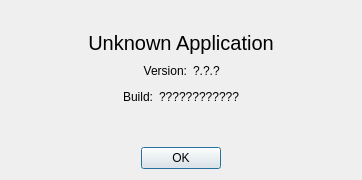
<?xml version="1.0" encoding="UTF-8"?>
<ui version="4.0">
 <class>QtVersionForm</class>
 <widget class="QDialog" name="QtVersionForm">
  <property name="geometry">
   <rect>
    <x>0</x>
    <y>0</y>
    <width>362</width>
    <height>180</height>
   </rect>
  </property>
  <property name="windowTitle">
   <string/>
  </property>
  <property name="modal">
   <bool>true</bool>
  </property>
  <layout class="QVBoxLayout" name="verticalLayout">
   <item>
    <widget class="QLabel" name="imageLabel">
     <property name="text">
      <string/>
     </property>
     <property name="alignment">
      <set>Qt::AlignCenter</set>
     </property>
    </widget>
   </item>
   <item>
    <widget class="QLabel" name="nameLabel">
     <property name="font">
      <font>
       <pointsize>15</pointsize>
      </font>
     </property>
     <property name="text">
      <string>Unknown Application</string>
     </property>
     <property name="alignment">
      <set>Qt::AlignCenter</set>
     </property>
    </widget>
   </item>
   <item>
    <layout class="QHBoxLayout">
     <item>
      <spacer>
       <property name="orientation">
        <enum>Qt::Horizontal</enum>
       </property>
       <property name="sizeHint" stdset="0">
        <size>
         <width>40</width>
         <height>20</height>
        </size>
       </property>
      </spacer>
     </item>
     <item>
      <widget class="QLabel" name="label">
       <property name="text">
        <string>Version:</string>
       </property>
       <property name="alignment">
        <set>Qt::AlignRight|Qt::AlignTrailing|Qt::AlignVCenter</set>
       </property>
      </widget>
     </item>
     <item>
      <widget class="QLabel" name="versionLabel">
       <property name="text">
        <string>?.?.?</string>
       </property>
      </widget>
     </item>
     <item>
      <spacer>
       <property name="orientation">
        <enum>Qt::Horizontal</enum>
       </property>
       <property name="sizeHint" stdset="0">
        <size>
         <width>40</width>
         <height>20</height>
        </size>
       </property>
      </spacer>
     </item>
    </layout>
   </item>
   <item>
    <layout class="QHBoxLayout" name="_2">
     <item>
      <spacer>
       <property name="orientation">
        <enum>Qt::Horizontal</enum>
       </property>
       <property name="sizeHint" stdset="0">
        <size>
         <width>40</width>
         <height>20</height>
        </size>
       </property>
      </spacer>
     </item>
     <item>
      <widget class="QLabel" name="label_2">
       <property name="text">
        <string>Build:</string>
       </property>
       <property name="alignment">
        <set>Qt::AlignRight|Qt::AlignTrailing|Qt::AlignVCenter</set>
       </property>
      </widget>
     </item>
     <item>
      <widget class="QLabel" name="buildLabel">
       <property name="text">
        <string>????????????</string>
       </property>
      </widget>
     </item>
     <item>
      <spacer>
       <property name="orientation">
        <enum>Qt::Horizontal</enum>
       </property>
       <property name="sizeHint" stdset="0">
        <size>
         <width>40</width>
         <height>20</height>
        </size>
       </property>
      </spacer>
     </item>
    </layout>
   </item>
   <item>
    <spacer name="spacer">
     <property name="orientation">
      <enum>Qt::Vertical</enum>
     </property>
     <property name="sizeHint" stdset="0">
      <size>
       <width>20</width>
       <height>36</height>
      </size>
     </property>
    </spacer>
   </item>
   <item>
    <widget class="QDialogButtonBox" name="buttonBox">
     <property name="orientation">
      <enum>Qt::Horizontal</enum>
     </property>
     <property name="standardButtons">
      <set>QDialogButtonBox::Ok</set>
     </property>
     <property name="centerButtons">
      <bool>true</bool>
     </property>
    </widget>
   </item>
  </layout>
 </widget>
 <resources/>
 <connections>
  <connection>
   <sender>buttonBox</sender>
   <signal>accepted()</signal>
   <receiver>QtVersionForm</receiver>
   <slot>accept()</slot>
   <hints>
    <hint type="sourcelabel">
     <x>274</x>
     <y>146</y>
    </hint>
    <hint type="destinationlabel">
     <x>298</x>
     <y>110</y>
    </hint>
   </hints>
  </connection>
 </connections>
</ui>
